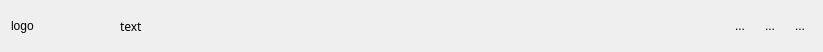
<?xml version="1.0" encoding="UTF-8"?>
<ui version="4.0">
 <class>TitleWedget</class>
 <widget class="QWidget" name="TitleWedget">
  <property name="geometry">
   <rect>
    <x>0</x>
    <y>0</y>
    <width>823</width>
    <height>52</height>
   </rect>
  </property>
  <property name="windowTitle">
   <string>Form</string>
  </property>
  <layout class="QHBoxLayout" name="horizontalLayout">
   <item>
    <widget class="QLabel" name="logo">
     <property name="text">
      <string>logo</string>
     </property>
    </widget>
   </item>
   <item>
    <widget class="QLabel" name="text">
     <property name="font">
      <font>
       <family>Adobe Arabic</family>
       <pointsize>9</pointsize>
      </font>
     </property>
     <property name="text">
      <string>text</string>
     </property>
    </widget>
   </item>
   <item>
    <spacer name="horizontalSpacer">
     <property name="orientation">
      <enum>Qt::Horizontal</enum>
     </property>
     <property name="sizeType">
      <enum>QSizePolicy::Fixed</enum>
     </property>
     <property name="sizeHint" stdset="0">
      <size>
       <width>500</width>
       <height>20</height>
      </size>
     </property>
    </spacer>
   </item>
   <item>
    <widget class="QToolButton" name="minimalBtn">
     <property name="text">
      <string>...</string>
     </property>
     <property name="icon">
      <iconset resource="res.qrc">
       <normaloff>:/res/img/setting.png</normaloff>:/res/img/setting.png</iconset>
     </property>
     <property name="iconSize">
      <size>
       <width>24</width>
       <height>24</height>
      </size>
     </property>
     <property name="autoRaise">
      <bool>true</bool>
     </property>
    </widget>
   </item>
   <item>
    <widget class="QToolButton" name="closeBtn">
     <property name="text">
      <string>...</string>
     </property>
     <property name="icon">
      <iconset resource="res.qrc">
       <normaloff>:/res/img/minimal.png</normaloff>:/res/img/minimal.png</iconset>
     </property>
     <property name="iconSize">
      <size>
       <width>20</width>
       <height>20</height>
      </size>
     </property>
     <property name="autoRaise">
      <bool>true</bool>
     </property>
    </widget>
   </item>
   <item>
    <widget class="QToolButton" name="settingBtn">
     <property name="text">
      <string>...</string>
     </property>
     <property name="icon">
      <iconset resource="res.qrc">
       <normaloff>:/res/img/close.png</normaloff>:/res/img/close.png</iconset>
     </property>
     <property name="iconSize">
      <size>
       <width>24</width>
       <height>24</height>
      </size>
     </property>
     <property name="autoRaise">
      <bool>true</bool>
     </property>
    </widget>
   </item>
  </layout>
 </widget>
 <resources>
  <include location="res.qrc"/>
 </resources>
 <connections/>
</ui>
